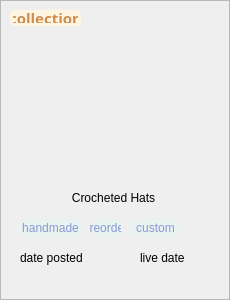
        <widget class="QFrame" name="post_sample_6">
         <property name="minimumSize">
          <size>
           <width>230</width>
           <height>300</height>
          </size>
         </property>
         <property name="maximumSize">
          <size>
           <width>230</width>
           <height>300</height>
          </size>
         </property>
         <property name="styleSheet">
          <string notr="true">#post_image {
  weight: 2; 
}

#post_info {
  weight: 1;
}</string>
         </property>
         <property name="frameShape">
          <enum>QFrame::StyledPanel</enum>
         </property>
         <property name="frameShadow">
          <enum>QFrame::Raised</enum>
         </property>
         <widget class="QLabel" name="post_image_19">
          <property name="geometry">
           <rect>
            <x>0</x>
            <y>0</y>
            <width>230</width>
            <height>170</height>
           </rect>
          </property>
          <property name="sizePolicy">
           <sizepolicy hsizetype="Preferred" vsizetype="Preferred">
            <horstretch>0</horstretch>
            <verstretch>10</verstretch>
           </sizepolicy>
          </property>
          <property name="text">
           <string/>
          </property>
          <property name="pixmap">
           <pixmap resource="../../../public/images/post_images/post_images.qrc">:/post_images/IMG_7105.jpg</pixmap>
          </property>
          <property name="scaledContents">
           <bool>true</bool>
          </property>
         </widget>
         <widget class="QWidget" name="post_info_19" native="true">
          <property name="geometry">
           <rect>
            <x>10</x>
            <y>180</y>
            <width>211</width>
            <height>111</height>
           </rect>
          </property>
          <property name="sizePolicy">
           <sizepolicy hsizetype="Preferred" vsizetype="Preferred">
            <horstretch>0</horstretch>
            <verstretch>0</verstretch>
           </sizepolicy>
          </property>
          <property name="styleSheet">
           <string notr="true"/>
          </property>
          <widget class="QLabel" name="post_title_19">
           <property name="geometry">
            <rect>
             <x>10</x>
             <y>10</y>
             <width>187</width>
             <height>16</height>
            </rect>
           </property>
           <property name="styleSheet">
            <string notr="true">QLabel {
    
	font: 700 13pt &quot;Manrope&quot;;
}</string>
           </property>
           <property name="text">
            <string>Crocheted Hats</string>
           </property>
           <property name="alignment">
            <set>Qt::AlignCenter</set>
           </property>
           <property name="wordWrap">
            <bool>true</bool>
           </property>
          </widget>
          <widget class="QWidget" name="post_details_12" native="true">
           <property name="geometry">
            <rect>
             <x>0</x>
             <y>60</y>
             <width>211</width>
             <height>31</height>
            </rect>
           </property>
           <property name="styleSheet">
            <string notr="true">QLabel {font: 400 12pt &quot;Manrope&quot;;}</string>
           </property>
           <widget class="QLabel" name="sales_type_14">
            <property name="geometry">
             <rect>
              <x>10</x>
              <y>10</y>
              <width>72</width>
              <height>16</height>
             </rect>
            </property>
            <property name="text">
             <string>date posted</string>
            </property>
           </widget>
           <widget class="QLabel" name="live_date_14">
            <property name="geometry">
             <rect>
              <x>130</x>
              <y>10</y>
              <width>55</width>
              <height>16</height>
             </rect>
            </property>
            <property name="text">
             <string>live date</string>
            </property>
           </widget>
          </widget>
          <widget class="QWidget" name="post_tags_19" native="true">
           <property name="geometry">
            <rect>
             <x>0</x>
             <y>30</y>
             <width>211</width>
             <height>31</height>
            </rect>
           </property>
           <property name="styleSheet">
            <string notr="true">QLabel {
    font: 600 11pt &quot;Manrope&quot;;
    color: rgb(137, 153, 211);
    text-align: center;
    background-color: #E8F3F2;
    border-radius: 5px;
}</string>
           </property>
           <widget class="QLabel" name="tag_55">
            <property name="geometry">
             <rect>
              <x>10</x>
              <y>10</y>
              <width>61</width>
              <height>16</height>
             </rect>
            </property>
            <property name="styleSheet">
             <string notr="true"/>
            </property>
            <property name="text">
             <string>handmade</string>
            </property>
            <property name="alignment">
             <set>Qt::AlignCenter</set>
            </property>
            <property name="margin">
             <number>1</number>
            </property>
           </widget>
           <widget class="QLabel" name="tag_56">
            <property name="geometry">
             <rect>
              <x>80</x>
              <y>10</y>
              <width>31</width>
              <height>16</height>
             </rect>
            </property>
            <property name="styleSheet">
             <string notr="true"/>
            </property>
            <property name="text">
             <string>preorder</string>
            </property>
            <property name="alignment">
             <set>Qt::AlignCenter</set>
            </property>
            <property name="margin">
             <number>1</number>
            </property>
           </widget>
           <widget class="QLabel" name="tag_57">
            <property name="geometry">
             <rect>
              <x>120</x>
              <y>10</y>
              <width>51</width>
              <height>16</height>
             </rect>
            </property>
            <property name="styleSheet">
             <string notr="true"/>
            </property>
            <property name="text">
             <string>custom</string>
            </property>
            <property name="alignment">
             <set>Qt::AlignCenter</set>
            </property>
            <property name="margin">
             <number>1</number>
            </property>
           </widget>
          </widget>
         </widget>
         <widget class="QLabel" name="post_type_14">
          <property name="geometry">
           <rect>
            <x>10</x>
            <y>10</y>
            <width>71</width>
            <height>16</height>
           </rect>
          </property>
          <property name="font">
           <font>
            <family>Manrope</family>
            <pointsize>11</pointsize>
            <bold>true</bold>
           </font>
          </property>
          <property name="styleSheet">
           <string notr="true">border-radius: 5px; padding:3px;
background-color: rgb(255, 245, 225);
color:rgb(206, 141, 80);</string>
          </property>
          <property name="text">
           <string>collection</string>
          </property>
          <property name="alignment">
           <set>Qt::AlignCenter</set>
          </property>
         </widget>
        </widget>
